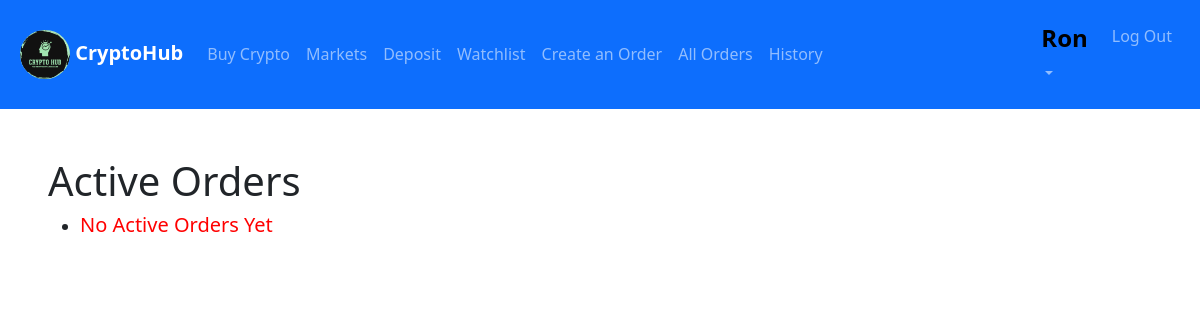
/all_orders (signed in), run on an earlier commit of the app's database.
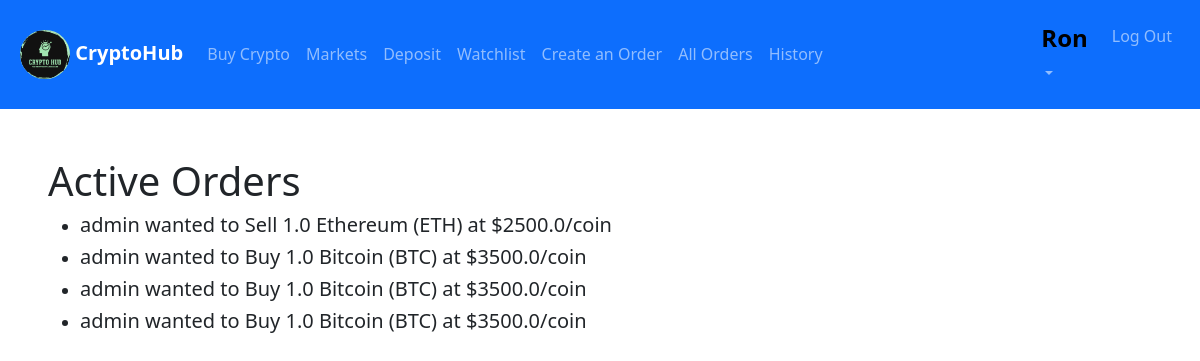
And on a later commit of the database.
### exchange/models.py (models this page shows)
class Orders(models.Model):
    lister=models.ForeignKey(User,on_delete=models.CASCADE,related_name="orders")
    order_coin=models.ForeignKey(List_Coin,on_delete=models.CASCADE,related_name="listed")
    order_coin_no=models.FloatField()
    order_price_per_coin=models.FloatField()# required amount/coin
    order_amount=models.FloatField(default=0) #total amount required to fulfill the order
    is_buy=models.BooleanField(default=True)
    created=models.DateTimeField(default=datetime.datetime.now())
    is_fulfilled=models.BooleanField(default=False)
    fulfilled_on=models.DateTimeField(null=True)
    is_closed=models.BooleanField(default=False)#is lister closed the order
    closed_on=models.DateTimeField(null=True)
    def __str__(self):
        action="Buy" if self.is_buy else "Sell"
        return f"{self.lister} wanted to {action} {self.order_coin_no} {self.order_coin} at ${self.order_price_per_coin}/coin"

class User(AbstractUser):
    pass

class List_Coin(models.Model):
    coin_id=models.CharField(max_length=64,unique=True)
    symbol=models.CharField(max_length=16,unique=True)
    title=models.CharField(max_length=64,unique=True)
    logo_url=models.URLField(blank=True)
    def __str__(self):
        return f"{self.title} ({self.symbol})"

### exchange/views.py (the view)
# urls.py: path("all_orders", views.all_orders, name="all_orders")
def all_orders(request):
    orders=Orders.objects.all().exclude(lister=request.user)
    return render(request,'all_orders.html',{'orders':orders})

### exchange/templates/all_orders.html
{% extends "layout.html" %}
{% block body %}
    <h1>Active Orders</h1>
<ul>
    {%for order in orders%}
<li><h5>{{order}}</h5></li>
{%empty%}
<li><h5 style="color: red;">No Active Orders Yet</h5></li>
    {%endfor%}
</ul>
{% endblock %}

What changed in the data, as far as the page shows it:
added Orders: is_buy+lister+order_coin_no "admin wanted to Sell 1.0 Ethereum (ETH) at $2500.0/coin"
added Orders: is_buy+lister+order_coin_no "admin wanted to Buy 1.0 Bitcoin (BTC) at $3500.0/coin"
added Orders: is_buy+lister+order_coin_no "admin wanted to Buy 1.0 Bitcoin (BTC) at $3500.0/coin"
added Orders: is_buy+lister+order_coin_no "admin wanted to Buy 1.0 Bitcoin (BTC) at $3500.0/coin"
Also different on the page:
text no longer shown: "No Active Orders Yet"
